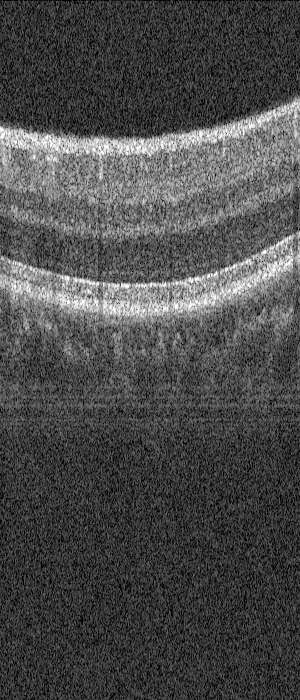
%> input picture images/10.tif, 300 x 700 px
$ octave main.m   (GNU Octave 9; MATLAB toolbox functions it lacks are replaced by stand-ins)
%> lines starting %> are read from the running program, lines starting %| are printed output that depends on the picture; in (x1, y1, x2, y2) boxes, pixels count from 0 and x2, y2 are one past the last pixel; in counts of white or black regions, pixels touching at a corner belong together; the program's own positions count from 1
clear;
I0 = imread('10.tif');
%> I0 is the input picture: size 700x300 uint8; min 0, max 255, mean 75.4
[m, n] = size(I0);
%> m = 700; n = 300

%*****************************************%
%               Vitreous提取
%*****************************************%

I1 = medfilt2(I0,[5, 5]); %中值滤波
thresh = graythresh(I1); %大津法全局阈值调整
%> thresh = 0.396
I2 = imbinarize(I1, thresh); %二值化
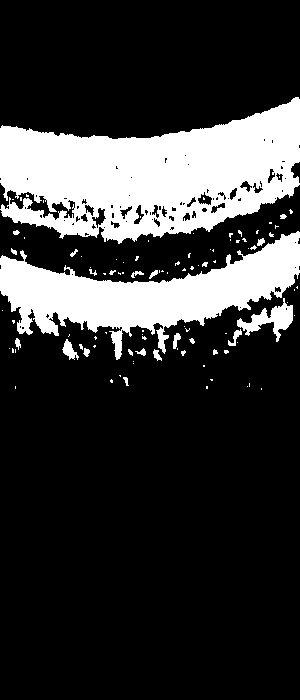
%> I2: size 700x300 logical; 21.2% white; 100 white regions (76 under 20 px), largest, box (x1, y1, x2, y2) and area: (0, 97, 300, 244) 27126, (0, 231, 300, 360) 15241, (237, 298, 293, 342) 914
I3 = edge(I2,'canny'); %边缘提取
%> I3: size 700x300 logical; 2.3% white in thin lines or dots, all inside (x1, y1, x2, y2) = (1, 97, 299, 390)

%边界特征提取
for j = 1:n
    ymin(j) = m;
end
%> after the loop, ymin = 300 values from 700 to 700

for i = 1:m
    for j = 1:n
        if(I3(i, j) == 1)
            if(i < ymin(j))
                ymin(j) = i;
            elseif(i < ymin(j) + 10 && j ~= 2)
                if(I3(i, j+1) == 1 && I3(i, j-1) == 1)
                    I3(i,j) = 0;
                end
            else
                I3(i,j)=0;
            end
        end
    end
end
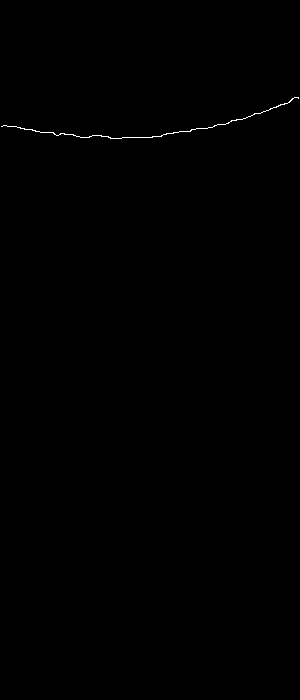
%> I3: size 700x300 logical; 0.16% white in thin lines or dots, all inside (x1, y1, x2, y2) = (1, 97, 299, 139)
%> after the loop, ymin = 300 values, max 700 at index 1, min 98 at index 295, mean 131.9

k = 1;
for i = 1:m
    for j = 1:n
        if(I3(i,j) == 1)
            if(i == ymin(j))
                yV(k) = i;
                xV(k) = j;
                k = k + 1;
            end
        end
    end
end
%> after the loop, k = 299; xV = 298 values, max 299 at index 5, min 2 at index 90, mean 150.5; yV = 298 values from 98 to 139

imshow(I0);
hold on;

%绘制边界
pV = polyfit(xV, yV, 10);
%> pV = [-1.49e-20 2.03e-17 -1.13e-14 3.26e-12 -5.02e-10 3.25e-08 1.1e-06 -0.000307 0.0168 -0.165 126.9]
y1V = polyval(pV, xV);
%> y1V = 298 values, max 138.4 at index 261, min 96.52 at index 5, mean 128.1
xxV = linspace(1, n, 300);
%> xxV = 300 values from 1 to 300
yyV = spline(xV, y1V, xxV);
%> yyV = 300 values, max 138.4 at index 126, min 95.73 at index 300, mean 128
V = plot(xxV, yyV, '-', 'LineWidth', 1, 'color', 'b');

%*****************************************%
%                 NFL提取
%*****************************************%

I1=histeq(I0);
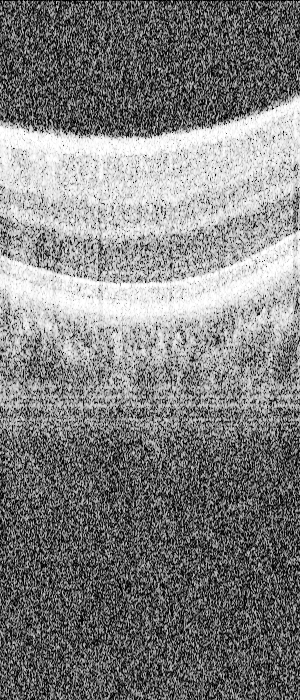
%> I1: size 700x300 uint8; min 0, max 255, mean 126.4
thresh = graythresh(I1);    %大津法全局阈值调整
%> thresh = 0.498
I2 = imbinarize(I1, thresh+0.46); %二值化
%> I2: size 700x300 logical; 3.9% white in thin lines or dots, all inside (x1, y1, x2, y2) = (0, 100, 300, 354)

for j = 1:n
    for i = 1:m
        if(I2(i, j) == 1)
            for k = i+20:m
                I2(k, j) = 0;
            end
        end
    end
end
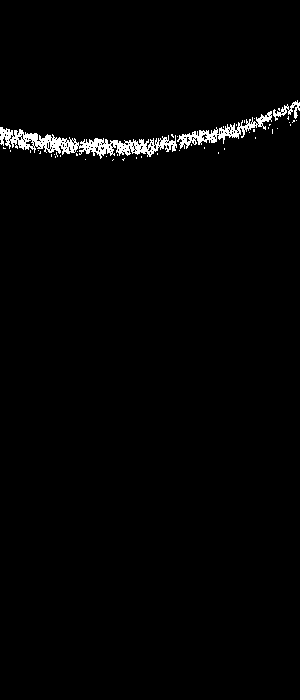
%> I2: size 700x300 logical; 1.5% white; 47 white regions (44 under 20 px), largest, box (x1, y1, x2, y2) and area: (0, 127, 177, 159) 2012, (177, 111, 272, 149) 847, (273, 100, 300, 121) 192

%确定第一个点
for i = 1:m
    if(I2(i, j) == 1)
        k = i;
    end
end
%> after the loop, k = 111

%去除下方多余的点
for j = 1:n
    for i = k+140:m
        I2(i, j) = 0;
    end
end

%闭运算连通
I3 = imclose(I2, ones(3));
%> I3: size 700x300 logical; 2.1% white; 13 white regions (12 under 20 px), largest, box (x1, y1, x2, y2) and area: (0, 100, 300, 159) 4312

%提取底部轮廓
for j = 1:n
    for i = 1:m
        if (I3(i, j) == 1 && I3(i+1, j) == 1)
            I3(i, j) = 0;
        elseif (I3(i, j) == 1 && I3(i+1, j) == 0) %去除底部多余杂点
            for k = i+1:m
                I3(k, j) = 0;
            end
        end
    end
end
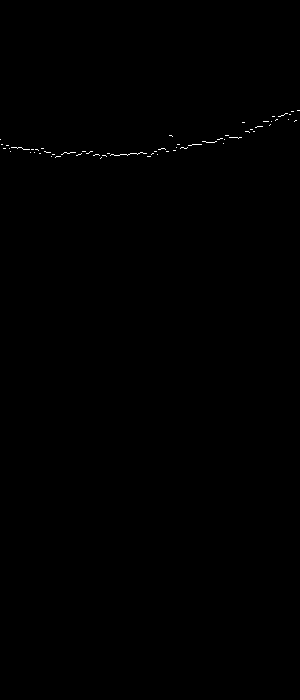
%> I3: size 700x300 logical; 0.14% white in thin lines or dots, all inside (x1, y1, x2, y2) = (0, 110, 300, 159)

I4 = I3;

%绘图
for j = 1:n
    ymax(j) = 1;
end
%> after the loop, ymax = 300 values from 1 to 1
for i = 1:m
    for j = 1:n
        if(I4(i,j) == 1)
            if(i > ymax(j))
                ymax(j) = i;
            end
        end
    end
end
%> after the loop, ymax = 300 values, max 159 at index 101, min 111 at index 298, mean 144.3

k = 1;
for i = 1:m
    for j = 1:n
        if(I4(i,j) == 1)
            if(i == ymax(j))
                yN(k) = i;
                xN(k) = j;
                k = k+1;
            end
        end
    end
end
%> after the loop, k = 301; xN = 300 values, max 300 at index 3, min 1 at index 83, mean 150.5; yN = 300 values from 111 to 159

pN = polyfit(xN, yN, 8);
%> pN = [2.12e-16 -2.19e-13 8.89e-11 -1.79e-08 1.82e-06 -8.13e-05 -0.000568 0.251 144.9]
y1N = polyval(pN, xN);
%> y1N = 300 values, max 155.5 at index 278, min 114.3 at index 5, mean 144.3
xxN = linspace(1, n);
%> xxN = 100 values from 1 to 300
yyN = spline(xN, y1N, xxN);
%> yyN = 100 values, max 155.4 at index 36, min 114.3 at index 98, mean 144.2
N = plot(xxN, yyN, '-', 'LineWidth', 1, 'color', 'g');%线性拟合绘制

%*****************************************%
%                 GCL提取
%*****************************************%

I1 = medfilt2(I0,[5, 5]); %中值滤波
thresh = graythresh(I1);    %大津法全局阈值调整
%> thresh = 0.396
I2 = imbinarize(I1, thresh+0.08); %二值化
%> I2: size 700x300 logical; 15.6% white; 66 white regions (54 under 20 px), largest, box (x1, y1, x2, y2) and area: (0, 98, 300, 232) 18425, (0, 232, 300, 332) 12192, (102, 218, 174, 240) 622

I3 = imclose(I2, ones(5));
%> I3: size 700x300 logical; 16.8% white; 29 white regions (19 under 20 px), largest, box (x1, y1, x2, y2) and area: (0, 98, 300, 240) 21834, (0, 232, 300, 332) 12585, (270, 307, 293, 329) 271

for j = 1:n
    for i = 1:m
        if I3(i, j) == 1
            for k = i+100:m
                I3(k, j) = 0;
            end
        end
    end
end
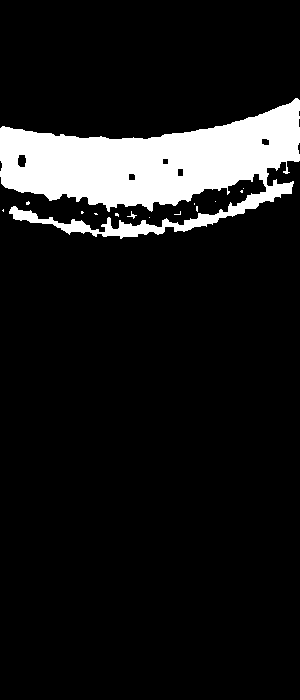
%> I3: size 700x300 logical; 10.4% white; 14 white regions (12 under 20 px), largest, box (x1, y1, x2, y2) and area: (0, 98, 300, 239) 21830, (127, 211, 137, 219) 23

%判断是否下凹
for i = 1:m
    if I3(i, 50) == 1
        imin = i;
        break;
    end
end
%> after the loop, imin = 134

for i = 1:m
    if I3(i, 150) == 1
        imax = i;
        break;
    end
end
%> after the loop, imax = 139

if imax - imin > 60
    %去除凹形多余白色区域
    for j = 1:n
        for k = imin+120:m
            I3(k, j) = 0;
        end
    end
    I3 = medfilt2(I3,[2, 2]); %中值滤波
    %左1
    for i = m:-1:1
        if I3(i, 80) == 1
            del = i;
            break;
        end
    end
    for j = 1:80
        for k = del-30:del
            I3(k, j) = 0;
        end
    end
    %左2
    for i = m:-1:1
        if I3(i, 120) == 1
            del = i;
            break;
        end
    end
    for j = 80:140
        for k = del-15:del+20
            I3(k, j) = 0;
        end
    end
    %右1
    for i = m:-1:1
        if I3(i, 160) == 1
            del = i;
            break;
        end
    end
    for j = 180:220
        for k = del-8:del+20
            I3(k, j) = 0;
        end
    end
    %右2
    for i = m:-1:1
        if I3(i, 240) == 1
            del = i;
            break;
        end
    end
    for j = 220:260
        for k = del-20:del+20
            I3(k, j) = 0;
        end
    end
    %右3
    for j = 260:300
        for k = del-30:del+20
            I3(k, j) = 0;
        end
    end
else
    imLabel = bwlabel(I3); %对各连通域进行标记
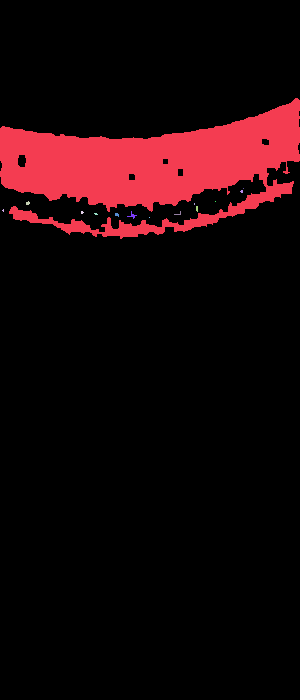
%> imLabel: size 700x300 double; 15 distinct labels, from 0 to 14; one colour per label, 0 black
    stats = regionprops(imLabel,'Area'); %求各连通域的大小
%> stats = 14 regions; largest, Area: 21830, 23, 12, 12, 11
    area = cat(1,stats.Area);
%> area = [21830; 4; 12; 7; 6; 12; 23; 1; 10; 2; 11; 1; 7; 1]
    index = find(area == max(area)); %求最大连通域的索引
%> index = 1
    I3 = ismember(imLabel,index); %获取最大连通域图像
%> I3: size 700x300 logical; 10.4% white; 1 white region, box (x1, y1, x2, y2) and area: (0, 98, 300, 239) 21830
    %针对第10幅图需要单独删除多余区域
%> (the run ends here)
